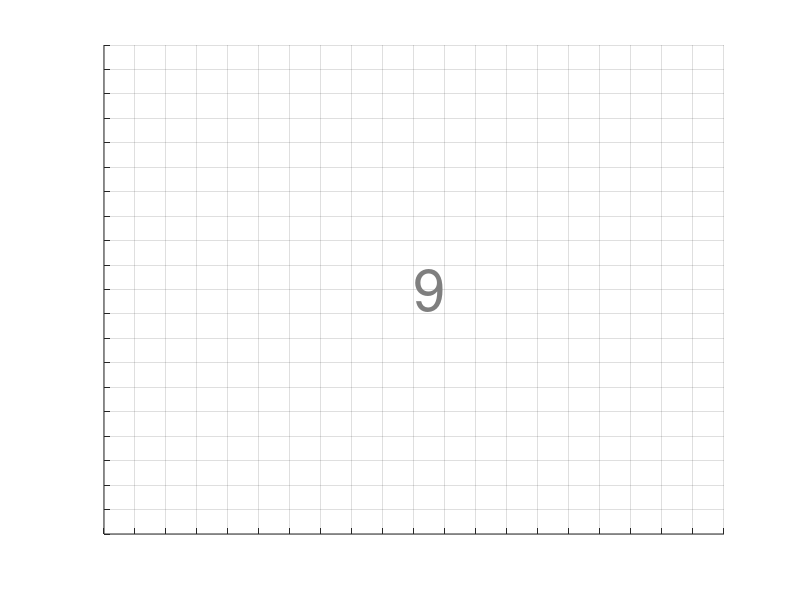

Source code (MATLAB):
% This is a matlab file that creates captcha letters similar to the one used by
% the Holiday Inn Priority Club
% This particular file is used to make the Captcha Letters for the
% Character Bank
% All you need to do is change the R value to the particular character that
% you want

% Create Database of character
characters = char(['I','V','X','C','D','L','M','0','1','2','3','4','5','6','7','8','9']);

R = '9';
% Generate random string on a plot
% Formatting the plot, activating the grid
set(gca,'XTick',0:.05:1);
set(gca,'YTick',0:.05:1);
set(gca,'XTickLabel','');
set(gca,'YTickLabel','');
set(gca,'GridLineStyle','-');
grid on;

% Place the random string called R on plot
h = text(.5,.5,['\fontsize{58}', ... % Font size
    '\fontname{Helvetica}','\color{gray}',R]); %Font style/color
